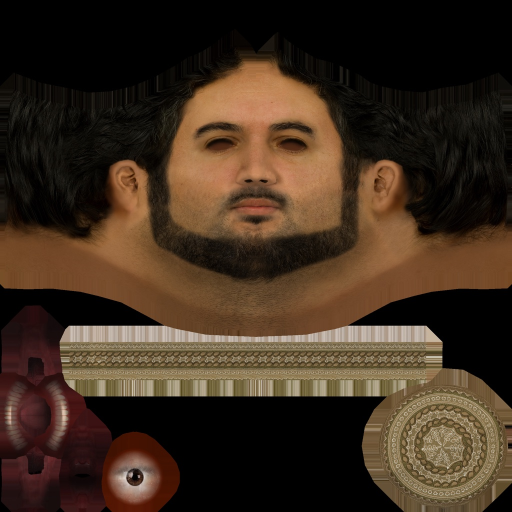
#> input picture Assets/Resources/Characters/RB/m204_head_color.jpg, 1024 x 1024 px (shown at 1/2 size)
$ python make_cast_textures.py
#> lines starting #> are read from the running program, lines starting #| are printed output that depends on the picture; after the words box and inside, x2 and y2 are one past the last pixel; in counts of white or black regions, pixels touching at a corner belong together
#!/usr/bin/env python3
"""Makes the Indian (Hindu) cast's head textures from the Rocketbox originals. The originals are never changed:
every output is a new  <id>_head_<variant>_color.jpg  next to them in Assets/Resources/Characters/RB.

  python3 Tools/make_cast_textures.py          (needs Pillow:  python3 -m pip install --user pillow)

What it does (texture coordinates were read off gridded crops of each texture):
  * Male_Adult_15 (m204) wore a skullcap, modelled as two separate texture islands: the embroidered band and the
    embroidered crown. They are repainted with the model's own hair ("hair" variant: Vikram, crowd men) or with its
    own forehead skin plus a vermilion-and-sandal tilak ("shaved" variant: Pandit Harishankar).
  * Faces that read pale are warmed to a wheatish / brown complexion (hair darkens with them). The eye, teeth and
    tongue islands in the lower-left corner are left alone so the whites of the eyes stay white.
  * Women get a bindi between the brows.
The game picks these up through CharacterNPC (AvatarLook table). Run again after changing anything here.
"""
import os, random
from PIL import Image, ImageDraw, ImageFilter

RB = os.path.join(os.path.dirname(os.path.abspath(__file__)), "..", "Assets", "Resources", "Characters", "RB")

# id: (warm multiplier or None, bindi?)      -- the multiplier is applied to skin and hair, not to eyes/teeth
FACES = {
    "f009": ((0.72, 0.60, 0.50), True),    # Kamala Kapoor (Female_Adult_09): wheatish, hair darkened
    "f003": ((0.84, 0.72, 0.60), True),    # Priya Kapoor (Female_Adult_03)
    "f016": ((0.78, 0.66, 0.55), True),    # Councilor Deshpande (Business_Female_03)
    "f014": (None, True),                  # Inspector Reddy (Business_Female_01): complexion already right
    "m004": ((0.76, 0.64, 0.53), False),   # Male_Adult_03: the judge, the cafe owner, crowd
    "m009": ((0.76, 0.64, 0.53), False),   # Male_Adult_05: Bhaskar, crowd
    "m020": ((0.78, 0.66, 0.55), False),   # Business_Male_03: the lawyer, Deshpande's men
    "m110": ((0.82, 0.70, 0.58), False),   # Wood_Male_01: crowd
    "m171": ((0.76, 0.64, 0.53), False),   # Security_Male_01: Sharma-ji
}

BINDI_UV = (0.500, 0.237)      # between the brows on every Rocketbox female head
BINDI_R = 0.0085               # ~0.8 cm across


def keep_mask(im):
    """White where the texture may be recoloured. Black only for the whites of the eyes and the teeth: bright,
    nearly colourless pixels in the lower-left corner where Rocketbox keeps the eye, teeth and tongue islands."""
    w, h = im.size
    hsv = im.convert("HSV")
    _, sat, val = hsv.split()
    white = Image.merge("RGB", (sat, val, val)).point(lambda v: v)   # placeholder to keep sizes aligned
    sp, vp = sat.load(), val.load()
    m = Image.new("L", (w, h), 255); mp = m.load()
    for y in range(int(h * 0.60), h):
        for x in range(0, int(w * 0.40)):
            if sp[x, y] < 46 and vp[x, y] > 140: mp[x, y] = 0
    return m.filter(ImageFilter.GaussianBlur(1.2))


def warm(im, mul):
    r, g, b = im.split()
    r = r.point(lambda v: int(v * mul[0])); g = g.point(lambda v: int(v * mul[1])); b = b.point(lambda v: int(v * mul[2]))
    w = Image.merge("RGB", (r, g, b))
    return Image.composite(w, im, keep_mask(im))


def brown_irises(im):
    """Grey, green or blue irises become dark brown (the pupil is found as the darkest blob in the eye island)."""
    w, h = im.size
    x0, x1, y0, y1 = int(0.17 * w), int(0.34 * w), int(0.85 * h), int(0.995 * h)
    px = im.load()
    # centre of the eye = centre of the white of the eye (bright, nearly colourless; it rings the iris evenly)
    xs = ys = n = 0
    for y in range(y0, y1):
        for x in range(x0, x1):
            r, g, b = px[x, y]
            if min(r, g, b) > 150 and max(r, g, b) - min(r, g, b) < 40: xs += x; ys += y; n += 1
    if n < 10: return im
    cx, cy = xs / n, ys / n
    # refine: the pupil is the darkest spot within a small radius of that centre
    best = None
    for y in range(int(cy - 0.02 * w), int(cy + 0.02 * w)):
        for x in range(int(cx - 0.02 * w), int(cx + 0.02 * w)):
            r, g, b = px[x, y]
            if best is None or r + g + b < best[0]: best = (r + g + b, x, y)
    if best is not None and best[0] < 90: cx, cy = best[1], best[2]
    rad = 0.021 * w
    sr = sg = sb = cnt = 0
    for y in range(int(cy - rad), int(cy + rad)):
        for x in range(int(cx - rad), int(cx + rad)):
            if (x - cx) ** 2 + (y - cy) ** 2 < rad * rad:
                r, g, b = px[x, y]; sr += r; sg += g; sb += b; cnt += 1
    # (every cast iris is recoloured: after skin warming a grey iris can already look "brownish" without being brown)
    out = im.copy(); po = out.load()
    for y in range(int(cy - rad), int(cy + rad) + 1):
        for x in range(int(cx - rad), int(cx + rad) + 1):
            d = ((x - cx) ** 2 + (y - cy) ** 2) ** 0.5
            if d > rad: continue
            r, g, b = px[x, y]
            lum = 0.3 * r + 0.59 * g + 0.11 * b
            if lum > 175: continue                         # the white of the eye
            k = min(1.0, (rad - d) / (0.15 * rad))         # soft edge
            nr, ng, nb = min(255, lum * 0.78 + 8), lum * 0.48, lum * 0.26
            po[x, y] = (int(r + (nr - r) * k), int(g + (ng - g) * k), int(b + (nb - b) * k))
    return out


def bindi(im, color=(150, 18, 28)):
    w, h = im.size
    cx, cy, r = BINDI_UV[0] * w, BINDI_UV[1] * h, BINDI_R * w
    layer = Image.new("RGBA", im.size, (0, 0, 0, 0))
    d = ImageDraw.Draw(layer)
    d.ellipse([cx - r, cy - r, cx + r, cy + r], fill=color + (235,))
    d.ellipse([cx - r * 0.45, cy - r * 0.55, cx - r * 0.05, cy - r * 0.15], fill=(230, 120, 120, 70))   # a soft highlight
    layer = layer.filter(ImageFilter.GaussianBlur(0.8))
    return Image.alpha_composite(im.convert("RGBA"), layer).convert("RGB")


def tilak(im):
    """A sandal-paste U with a vermilion line up the middle, from the brows towards the hairline."""
    w, h = im.size
    layer = Image.new("RGBA", im.size, (0, 0, 0, 0))
    d = ImageDraw.Draw(layer)
    x = 0.5 * w
    top, bottom = 0.165 * h, 0.236 * h
    d.rounded_rectangle([x - 0.012 * w, top, x + 0.012 * w, bottom], radius=int(0.008 * w), fill=(236, 206, 150, 200))
    d.rounded_rectangle([x - 0.0035 * w, top + 0.004 * h, x + 0.0035 * w, bottom - 0.002 * h], radius=3, fill=(196, 34, 22, 235))
    layer = layer.filter(ImageFilter.GaussianBlur(1.0))
    return Image.alpha_composite(im.convert("RGBA"), layer).convert("RGB")


def cap_mask(im):
    """The skullcap's two islands on m204: the band (a long strip) and the crown (a disc)."""
    w, h = im.size
    m = Image.new("L", (w, h), 0)
    d = ImageDraw.Draw(m)
    d.rectangle([int(0.10 * w), int(0.632 * h), int(0.88 * w), int(0.778 * h)], fill=255)
    cx, cy, r = 0.846 * w, 0.853 * h, 0.135 * w
    d.ellipse([cx - r, cy - r, cx + r, cy + r], fill=255)
    # only where the original has paint (the islands), not the black background between them
    lum = im.convert("L").point(lambda v: 255 if v > 18 else 0)
    from PIL import ImageChops
    return ImageChops.multiply(m, lum).filter(ImageFilter.GaussianBlur(1.5))


def tiled(src, box, size, seed):
    """Fill an image of `size` with random tiles cut from region `box` of `src` (so the fill has real texture)."""
    rnd = random.Random(seed)
    patch = src.crop(box)
    pw, ph = patch.size
    out = Image.new("RGB", size)
    for y in range(0, size[1], ph // 2):
        for x in range(0, size[0], pw // 2):
            p = patch.rotate(rnd.choice([0, 180]), expand=False)
            out.paste(p, (x - rnd.randint(0, pw // 4), y - rnd.randint(0, ph // 4)))
    return out


def make_m204():
    src = Image.open(os.path.join(RB, "m204_head_color.jpg")).convert("RGB")
    w, h = src.size
    mask = cap_mask(src)
    # hair: the dark hair at the upper left of the head
    hair = tiled(src, (int(0.04 * w), int(0.20 * h), int(0.16 * w), int(0.34 * h)), src.size, 7)
    Image.composite(hair, src, mask).save(os.path.join(RB, "m204_head_hair_color.jpg"), quality=92)
    # shaved: the forehead's average skin tone, a touch darker (the shadow of stubble), with fine grain - not tiled
    fore = src.crop((int(0.44 * w), int(0.150 * h), int(0.56 * w), int(0.205 * h)))
    avg = fore.resize((1, 1), Image.BILINEAR).getpixel((0, 0))
    base = tuple(int(c * 0.88) for c in avg)
    rnd = random.Random(9)
    skin = Image.new("RGB", src.size, base)
    grain = Image.effect_noise(src.size, 14).convert("L")
    dark = Image.new("RGB", src.size, tuple(int(c * 0.8) for c in base))
    skin = Image.composite(dark, skin, grain.point(lambda v: max(0, v - 120))).filter(ImageFilter.GaussianBlur(0.7))
    shaved = Image.composite(skin, src, mask)
    tilak(shaved).save(os.path.join(RB, "m204_head_shaved_color.jpg"), quality=92)
    print("m204: hair, shaved")


def main():
    make_m204()
#> in make_m204, src is the input picture: PIL image 1024x1024 RGB; mean R, G, B 63, 45.9, 31.1
#> in cap_mask, `m = Image.new("L", (w, h), 0)`: m: PIL image 1024x1024 L; every value is 0
#> in cap_mask, `lum = im.convert("L").point(lambda v: 255 if v > 18 else 0)`:
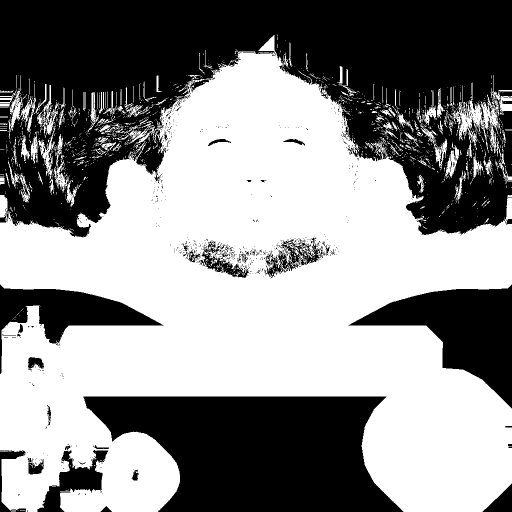
#> lum: PIL image 1024x1024 L (shown at 1/2 size); 55.3% white; 982 black regions (924 under 20 px), largest, box (x1, y1, x2, y2) and area: (0, 0, 1024, 475) 289702, (167, 793, 807, 1024) 105121, (697, 569, 1024, 817) 34225
#> in tiled, `out = Image.new("RGB", size)`: out: PIL image 1024x1024 RGB; every value is 0
#> after the loop in tiled, `for y in range(0, size[1], ph // 2):`:
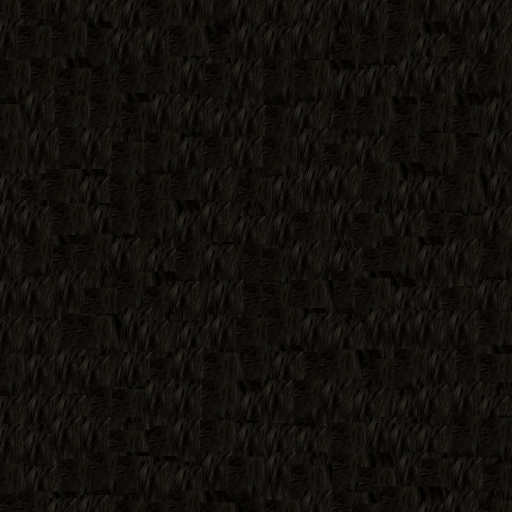
#> out: PIL image 1024x1024 RGB (shown at 1/2 size); mean R, G, B 16.3, 14.8, 10.5
#> after the loop in tiled, `for y in range(0, size[1], ph // 2):`:
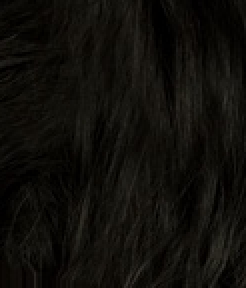
#> p: PIL image 123x144 RGB (shown 2 times larger); mean R, G, B 15.7, 14.2, 10.1
#> in make_m204, `avg = fore.resize((1, 1), Image.BILINEAR).getpixel((0, 0))`: avg = (191, 133, 87)
#> in make_m204, `base = tuple(int(c * 0.88) for c in avg)`: base = (168, 117, 76)
#> in tilak, `layer = Image.new("RGBA", im.size, (0, 0, 0, 0))`: layer: PIL image 1024x1024 RGBA; every value is 0
    for fid, (mul, has_bindi) in FACES.items():
        im = Image.open(os.path.join(RB, fid + "_head_color.jpg")).convert("RGB")
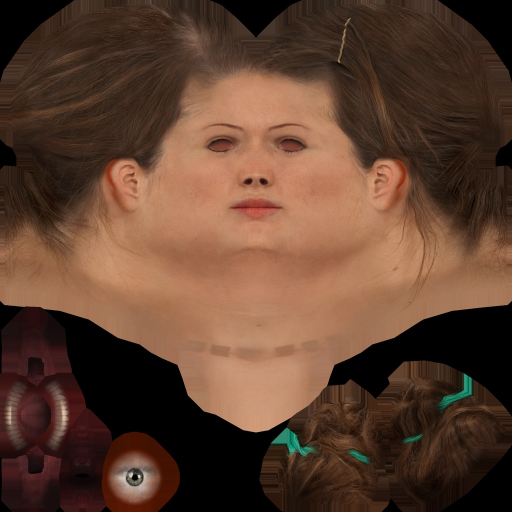
#> input picture Assets/Resources/Characters/RB/f009_head_color.jpg, 1024 x 1024 px (shown at 1/2 size)
#> im is the input picture: PIL image 1024x1024 RGB; mean R, G, B 94.7, 64.5, 47.7
        if mul: im = warm(im, mul)
#> in warm, `r = r.point(lambda v: int(v * mul[0]))`:
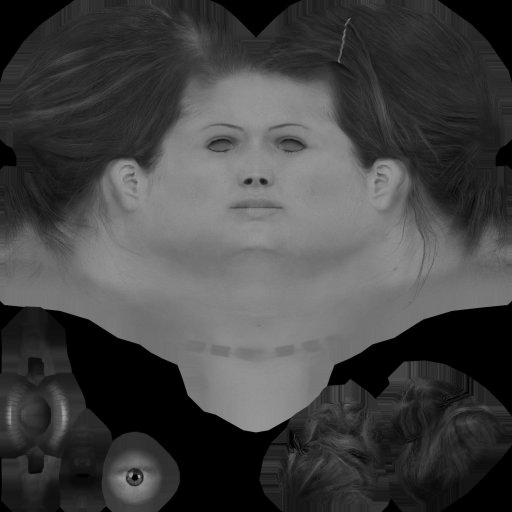
#> r: PIL image 1024x1024 L (shown at 1/2 size); min 0, max 181, mean 67.7
#> in keep_mask, `hsv = im.convert("HSV")`: hsv: PIL image 1024x1024 HSV; mean H, S, V 21.3, 120.1, 95
#> in keep_mask, `_, sat, val = hsv.split()`:
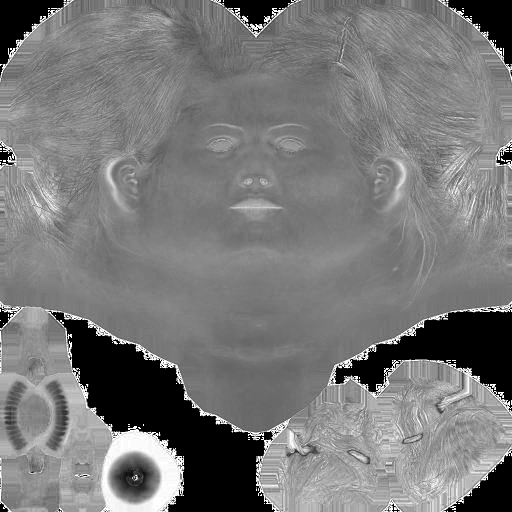
#> sat: PIL image 1024x1024 L (shown at 1/2 size); min 0, max 255, mean 120.1
#> in keep_mask, `white = Image.merge("RGB", (sat, val, val)).point(lambda v: v)`:
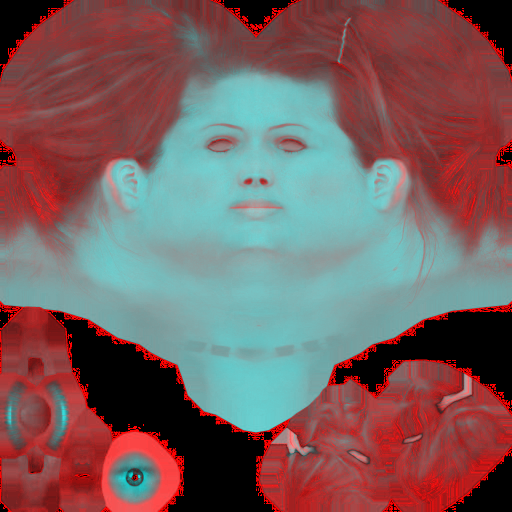
#> white: PIL image 1024x1024 RGB (shown at 1/2 size); mean R, G, B 120.1, 95, 95
#> in keep_mask, `m = Image.new('L', (w, h), 255)`: m: PIL image 1024x1024 L; every value is 255
        im = brown_irises(im)
#> after the loop in brown_irises, `for y in range(y0, y1):`: n = 427; xs = 113813; ys = 410221
#> in brown_irises, `cx, cy = xs / n, ys / n`: cx = 266.5; cy = 960.7
#> after the loop in brown_irises, `for y in range(int(cy - 0.02 * w), int(cy + 0.02 * w)):`: best = (0, 268, 950)
#> in brown_irises, `if best is not None and best[0] < 90: cx, cy = best[1], best[2]`: cx = 268; cy = 950
#> after the loop in brown_irises, `for y in range(int(cy - rad), int(cy + rad)):`: cnt = 1439; sb = 82859; sg = 100386; sr = 120344
        if has_bindi: im = bindi(im)
        im.save(os.path.join(RB, fid + "_head_in_color.jpg"), quality=92)
        print(fid, "warm" if mul else "", "bindi" if has_bindi else "")
#> pass 2 of the loop in main, `for fid, (mul, has_bindi) in FACES.items():`:
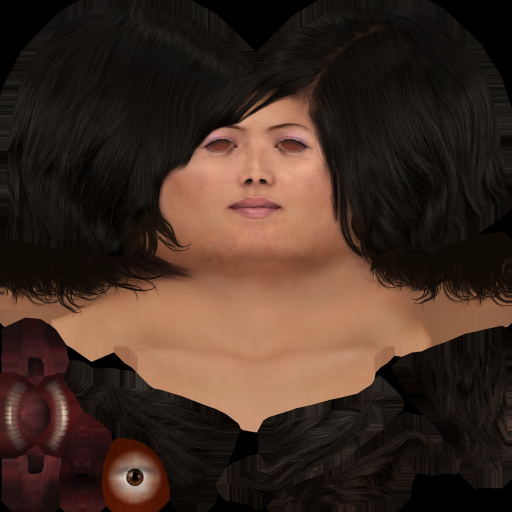
#> input picture Assets/Resources/Characters/RB/f003_head_color.jpg, 1024 x 1024 px (shown at 1/2 size)
#> in main, im is the input picture: PIL image 1024x1024 RGB; mean R, G, B 64.8, 45.3, 35.1
#> hsv: PIL image 1024x1024 HSV; mean H, S, V 22.9, 105.5, 64.8
#> in keep_mask (call 2), `_, sat, val = hsv.split()`:
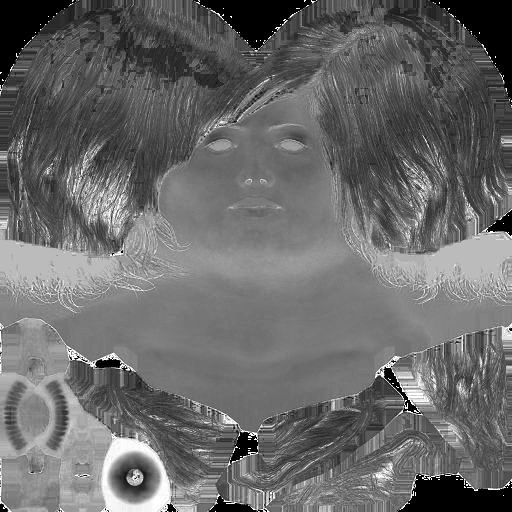
#> sat: PIL image 1024x1024 L (shown at 1/2 size); min 0, max 255, mean 105.5
#> in keep_mask (call 2), `white = Image.merge("RGB", (sat, val, val)).point(lambda v: v)`:
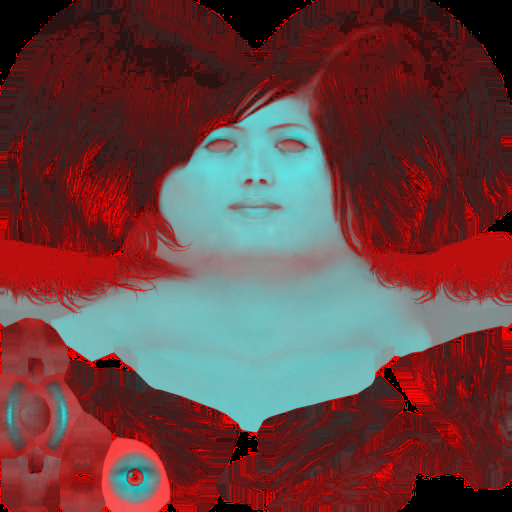
#> white: PIL image 1024x1024 RGB (shown at 1/2 size); mean R, G, B 105.5, 64.8, 64.8


if __name__ == "__main__":
#> (the run stopped early here; a loop or call above may not have finished)
